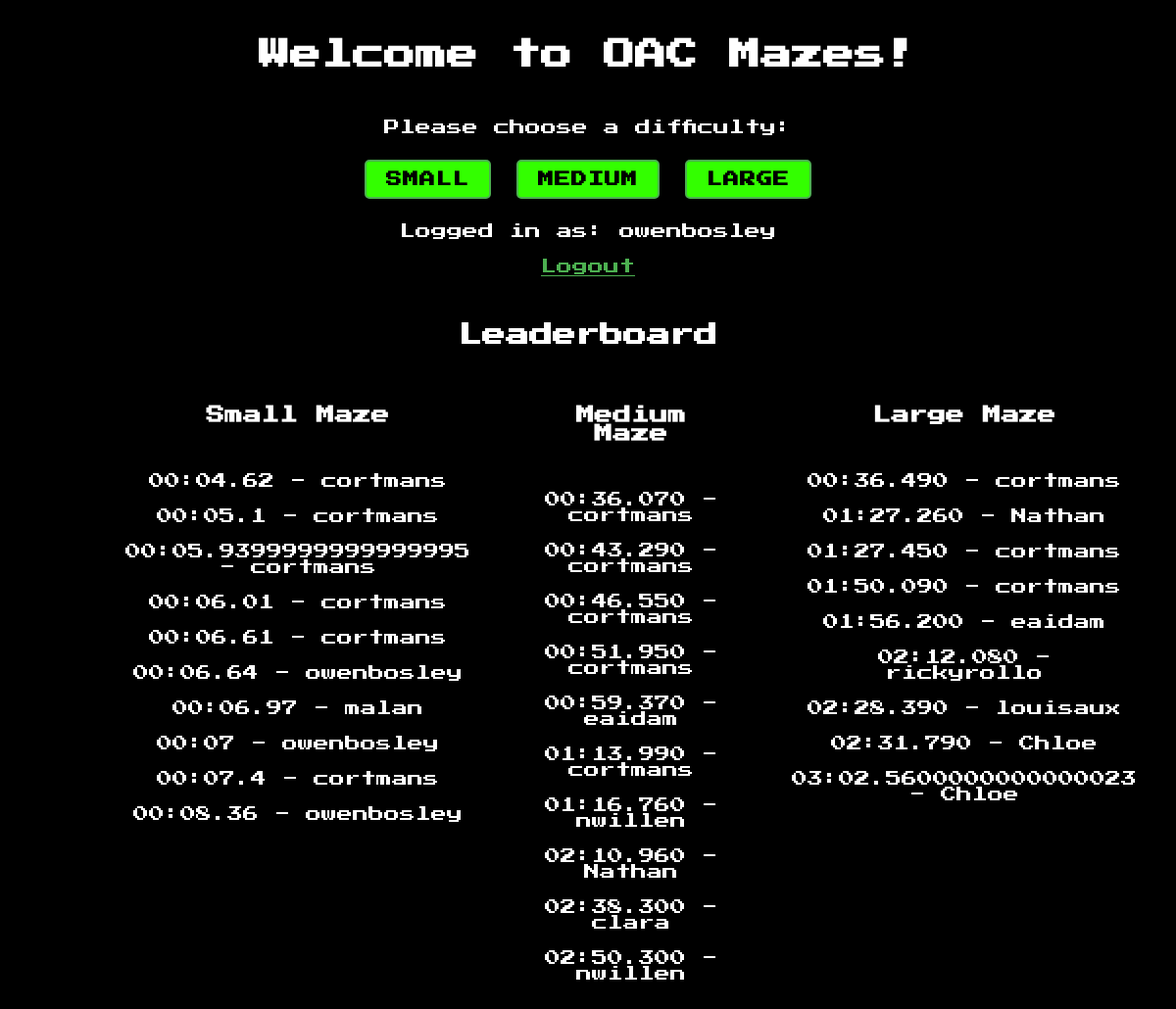
The page / (signed in) on the database its author committed.
### mazes/app.py (models this page shows, shortened)
class User(db.Model):
    __bind_key__= 'users'
    id = db.Column(db.String(36), primary_key=True, default=lambda: str(uuid.uuid4()))
    username = db.Column(db.String(50), unique=True, nullable=False)
    password = db.Column(db.String(1000), nullable=False)

class Leaderboard(db.Model):
    __bind_key__ = 'users'
    id = db.Column(db.Integer, primary_key=True)
    maze_type = db.Column(db.String(50), nullable=False)
    time = db.Column(db.String(20), nullable=False)
    user_id = db.Column(db.String(36), db.ForeignKey('user.id'), nullable=False)
    user = db.relationship('User', backref='leaderboard_entries')

### mazes/app.py (the view)
@app.route('/' , methods=["GET"])
def index():
    fastest_times = {}
    maze_types = ["small", "medium", "large"]
    for maze_type in maze_types:
        entries = Leaderboard.query.filter_by(maze_type=maze_type).order_by(Leaderboard.time).limit(10).all()
        fastest_times[maze_type] = entries
    if 'user_id' in session:
        return render_template("index.html", current_user=User.query.filter_by(id=session['user_id']).first(), fastest_times=fastest_times)
    return render_template("index.html", fastest_times=fastest_times)

### mazes/templates/index.html (shortened to what this page needs)
<!DOCTYPE html>
<html lang="en">
<head>
    <link rel="stylesheet" href="/static/styles.css">
</head>
<body>
    <h1>Welcome to OAC Mazes!</h1>
    <p>Please choose a difficulty:</p>
    <form action="/play" method="post">
        <input type="submit" name="difficulty" value="small">
        <input type="submit" name="difficulty" value="medium">
        <input type="submit" name="difficulty" value="large">
    </form>
    {% if current_user %}
        <p>Logged in as: {{ current_user.username }}</p>
    {% else %}
        <p>Guest</p>
    {% endif %}
    <p>
        {% if current_user %}
        <a href="/logout">Logout</a>
        {% endif %}
    </p>
    <p>
        <h2>Leaderboard</h2>
        <div class="leaderboard-container">
            {% for maze_type, entries in fastest_times.items() %}
                <div class="maze-leaderboard">
                    <h3>{{ maze_type | capitalize }} Maze</h3>
                        {% for entry in entries %}
                            <p>{{ entry.time }} - {{ entry.user.username }}</p>
                        {% endfor %}
                </div>
            {% endfor %}
        </div>
    </p>
</body>
</html>

### mazes/static/styles.css (style rules this page uses)
body, h1, h2, h3, p, ul, li { margin: 0; padding: 0; }
body, table { font-family: 'Press Start 2P', cursive; background-color: #000; color: #fff; margin-top: 10px; }
.leaderboard-container { margin-left: 9%; display: flex; }
.maze-leaderboard { margin-right: 20px; }
p { text-align: center; margin: 20px; }
h1, h2, h3 { text-align: center; padding: 30px; }
a { color: #4caf50; }
input[type="submit"] { background-color: #33ff00; color: #000; font-size: 16px; padding: 10px 20px; border: 2px solid #4caf50; border-radius: 5px; cursor: pointer; margin: 5px; text-transform: uppercase; letter-spacing: 1px; font-family: 'Press Start 2P', cursive; font-weight: bold; transition: background-color 0.3s ease-in-out, color 0.3s ease-in-out; }
form { text-align: center; margin: 20px; }
form { text-align: center; }
input { padding: 10px; margin-bottom: 10px; font-family: 'Press Start 2P', cursive; }

### rows shown on the page
User: username "owenbosley"
Leaderboard: time "00:04.62", user.username "cortmans"
Leaderboard: time "00:05.1", user.username "cortmans"
Leaderboard: time "00:05.9399999999999995", user.username "cortmans"
Leaderboard: time "00:06.01", user.username "cortmans"
Leaderboard: time "00:06.61", user.username "cortmans"
Leaderboard: time "00:06.64", user.username "owenbosley"
Leaderboard: time "00:06.97", user.username "malan"
Leaderboard: time "00:07", user.username "owenbosley"
Leaderboard: time "00:07.4", user.username "cortmans"
Leaderboard: time "00:08.36", user.username "owenbosley"
Leaderboard: time "00:36.070", user.username "cortmans"
Leaderboard: time "00:43.290", user.username "cortmans"
Leaderboard: time "00:46.550", user.username "cortmans"
Leaderboard: time "00:51.950", user.username "cortmans"
Leaderboard: time "00:59.370", user.username "eaidam"
Leaderboard: time "01:13.990", user.username "cortmans"
Leaderboard: time "01:16.760", user.username "nwillen"
Leaderboard: time "02:10.960", user.username "Nathan"
Leaderboard: time "02:38.300", user.username "clara"
Leaderboard: time "02:50.300", user.username "nwillen"
Leaderboard: time "00:36.490", user.username "cortmans"
Leaderboard: time "01:27.260", user.username "Nathan"
Leaderboard: time "01:27.450", user.username "cortmans"
Leaderboard: time "01:50.090", user.username "cortmans"
Leaderboard: time "01:56.200", user.username "eaidam"
Leaderboard: time "02:12.080", user.username "rickyrollo"
Leaderboard: time "02:28.390", user.username "louisaux"
Leaderboard: time "02:31.790", user.username "Chloe"
Leaderboard: time "03:02.5600000000000023", user.username "Chloe"

### other values the page prints
{{ maze_type | capitalize }} "Small" "Medium" "Large"
